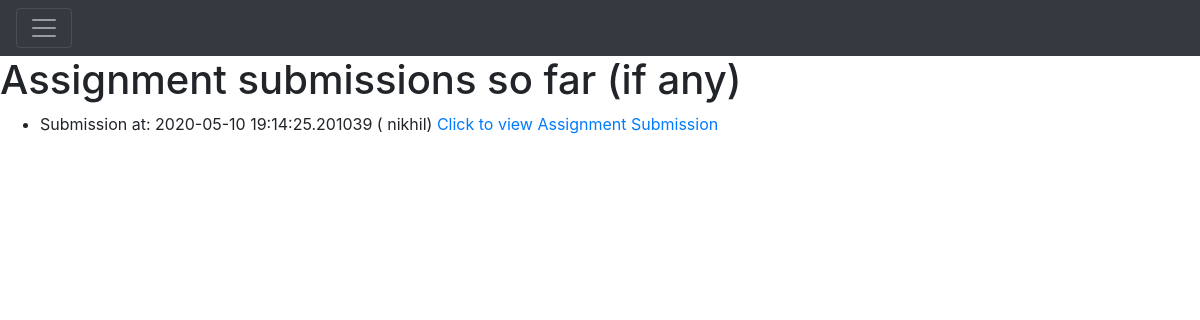
Page /assignmentSubmission/1 (signed in) on the earlier database version.
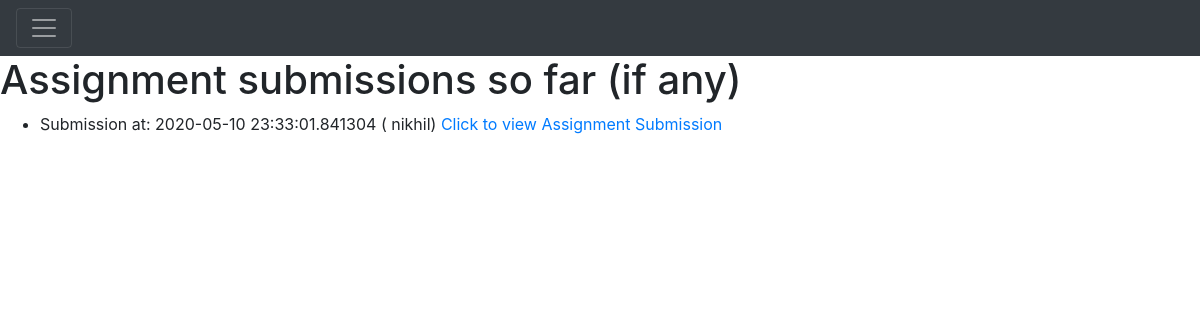
Same page on the later database version.
### Application/models.py (models this page shows)
class AssignmentSubmission(db.Model):
    __tablename__ = "assignment_submissions"
    assignmentSubmissionId = db.Column(
        db.Integer,
        primary_key=True,
        autoincrement=True
    )
    submissionTime = db.Column(db.DateTime, default=datetime.datetime.utcnow())
    assignmentId = db.Column(db.Integer, db.ForeignKey('assignments.assignmentId'))
    assignment = relationship("Assignment")
    assignmentGrade = db.Column(db.String(20))
    userId = db.Column(db.Integer, db.ForeignKey('users.userId'))
    user = relationship("User")
    comment = db.Column(db.String(500))
    gradeReceived = db.Column(
        db.String(10)
    )

class User(db.Model):
    __tablename__ = "users"
    userId = db.Column(
        db.Integer,
        primary_key=True,
        autoincrement=True
    )
    name = db.Column(
        db.String(100),
        index=True,
        nullable=False,
    )
    email = db.Column(
        db.String(80),
        index=True,
        unique=True,
        nullable=False
    )
    password = db.Column(
        db.String(255)
    )
    userRole = db.Column(Enum(UserRole))
    orgId = db.Column(db.Integer, db.ForeignKey('organizations.orgId'))
    organization = relationship("Organization")

### Application/assignment_submissions.py (the view)
@app.route('/assignmentSubmission/<id>')
@authenticate
def assignmentSubmission(id):
    assignmentId = escape(id)
    result = models.Assignment.query.filter_by(assignmentId=assignmentId).first()
    enrollments = result.course.enrollments
    enrollmentRole = [e for e in enrollments if e.userId == session['id']][0].enrollmentRole
    print(enrollmentRole)
    submissions = []
    if enrollmentRole == models.EnrollmentRole.Teacher:
        submissions = models.db.session.query(models.AssignmentSubmission)\
            .filter(models.AssignmentSubmission.assignmentId == assignmentId)\
            .all()
    else:
        submissions = models.db.session.query(models.AssignmentSubmission) \
            .filter(models.AssignmentSubmission.assignmentId == assignmentId) \
            .filter(models.AssignmentSubmission.userId == session['id']) \
            .all()
    print(submissions)
    return render_template('assignment_submission.html', submissions=submissions,
                           enrollmentRole=enrollmentRole)

### Application/templates/assignment_submission.html (shortened to what this page needs)
{% extends 'main.html' %}
{% block head %}
{{ super() }}
{% endblock %}
{% block body %}
{{ super() }}
    <h1>Assignment submissions so far (if any)</h1>
    <ul>
    {% for submission in submissions %}
        <li> Submission at: {{ submission.submissionTime  }} ( {{ submission.user.name }}) <a href={{ url_for('assignmentSubmissionDetail',id=submission.assignmentSubmissionId) }}> Click to view Assignment Submission</a></li>
    {% endfor %}
    </ul>
{% endblock %}

Differences in the rows shown:
changed AssignmentSubmission "nikhil": submissionTime "2020-05-10 19:14:25.201039" → "2020-05-10 23:33:01.841304"
